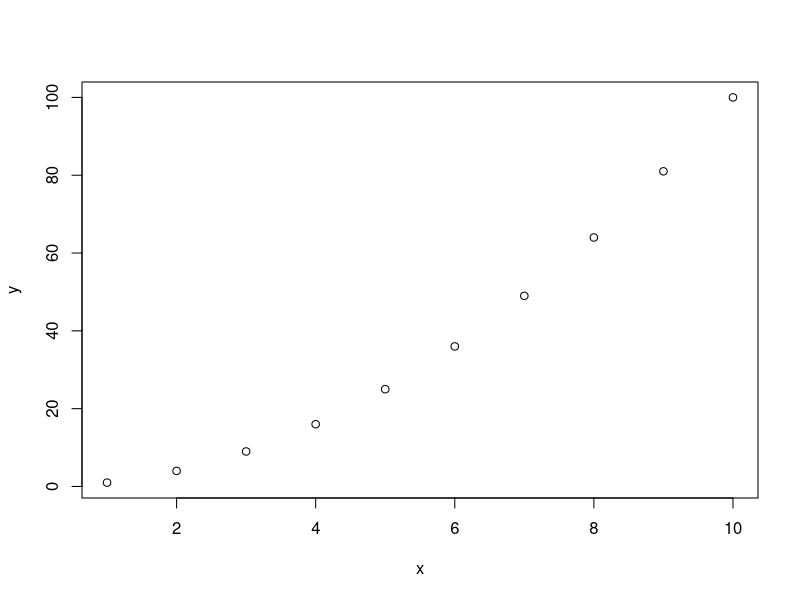
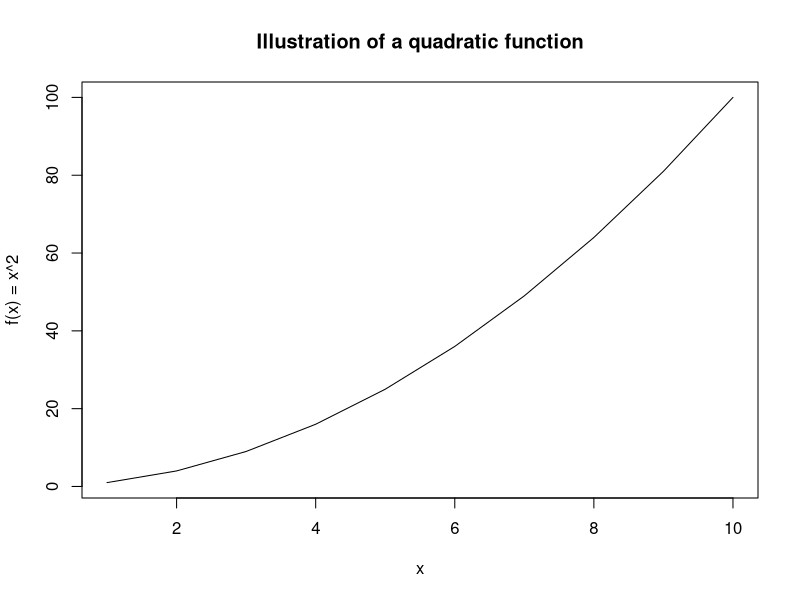
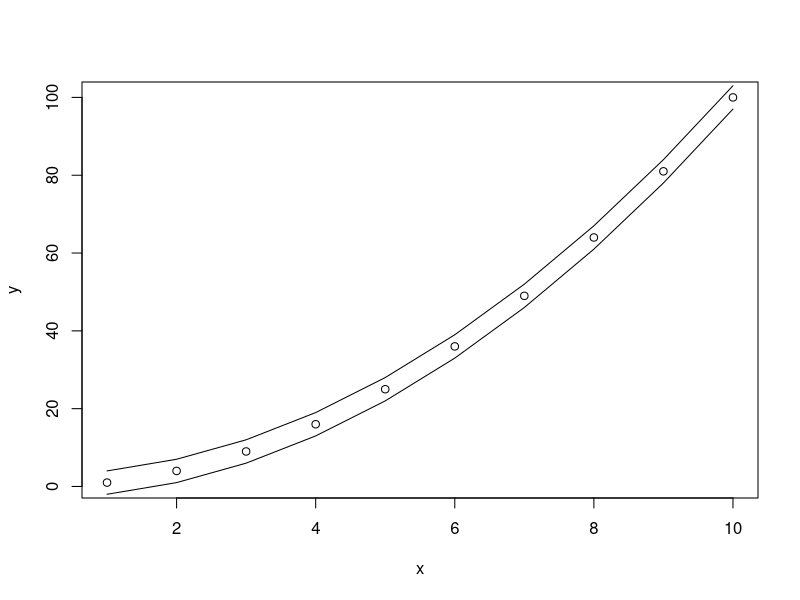
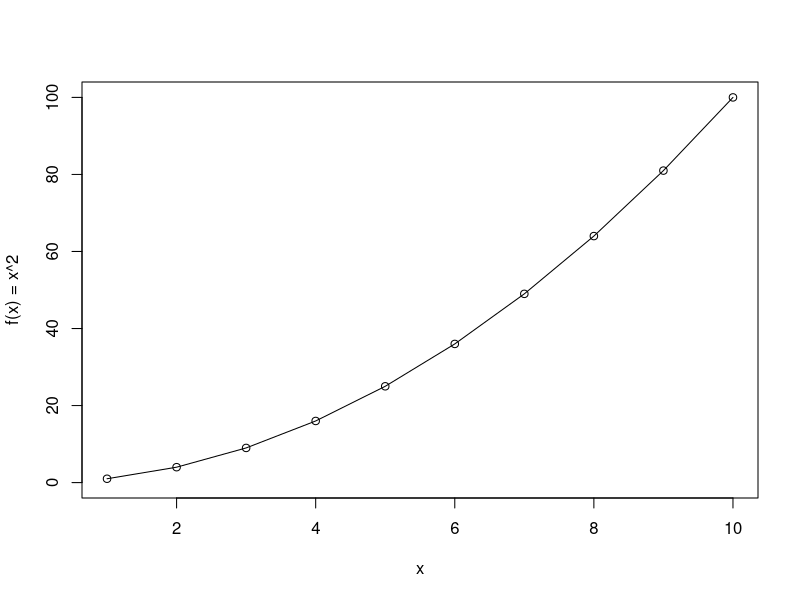
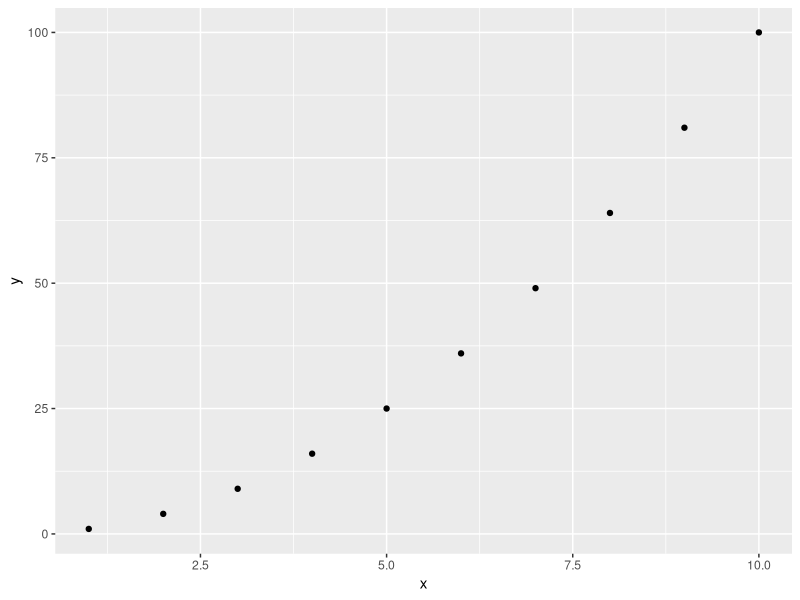
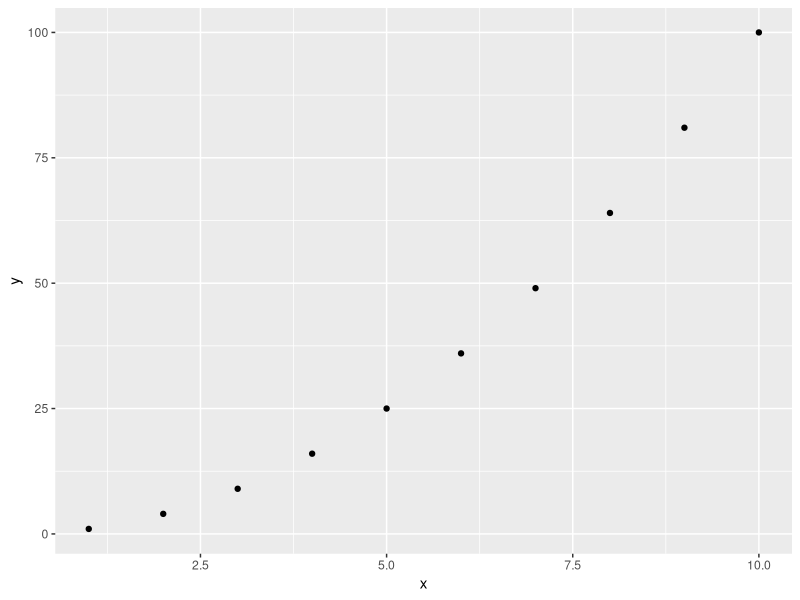
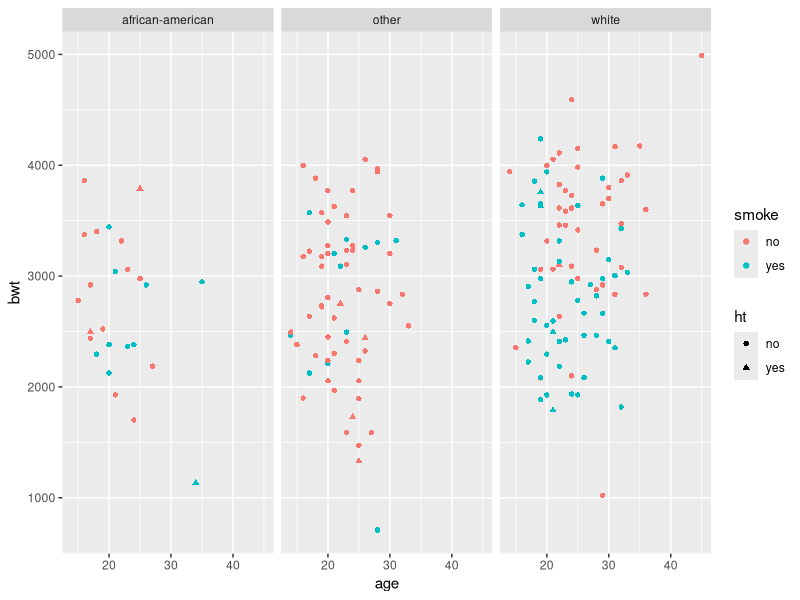
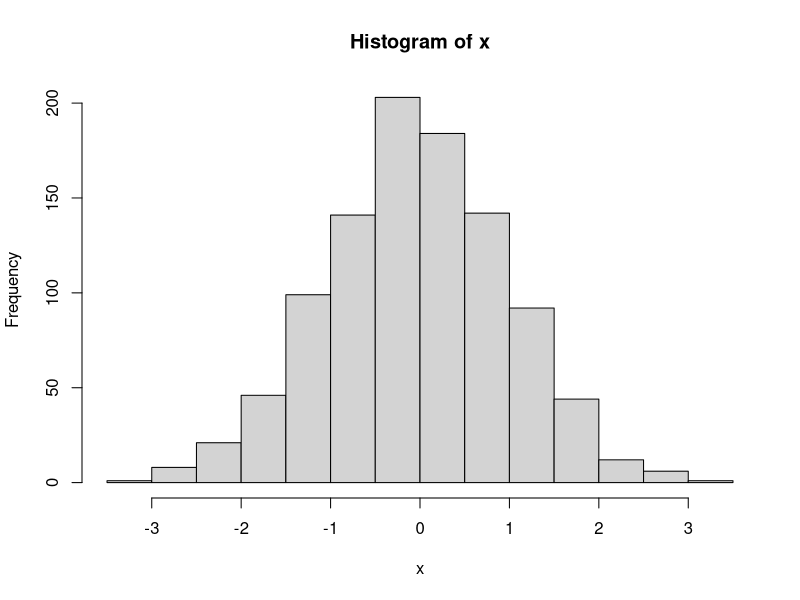

Write R code to recreate these figures, in order.
## ---- chunk 1
x <- 1:10
y <- x^2
plot(x,y)
## ---- chunk 2
plot(x, y, 
     type = "l",
     ylab = "f(x) = x^2",
     main = "Illustration of a quadratic function")
## ---- chunk 3
plot(x, y)
lines(x, y+3)
lines(x, y-3)
## ---- chunk 4
plot(NA, xlim = c(1,10), ylim = c(0,100), xlab = "x", ylab = "f(x) = x^2")
lines(x = x, y = y)
points(x = x, y = y)
## ---- chunk 5
library("ggplot2")
## ---- chunk 6
x <- 1:10
y <- x^2
df <- data.frame(x = x, y = y)
ggplot(df, aes(x = x, y = y)) + geom_point()
## ---- chunk 7
ggobj <- ggplot(df, aes(x = x, y = y))
ggobj <- ggobj + geom_point()
ggobj
## ---- chunk 8
birthwt <- read.csv("birthwt.csv") 
ggplot(birthwt, aes(x = age, y = bwt, color = smoke, shape = ht))  + 
    geom_point() + 
    facet_wrap("race")
## ---- chunk 9
x <- rnorm(1000)     # 1000 normally distributed random numbers
hist(x)
ggplot(data.frame(x), aes(x = x)) + geom_histogram()
